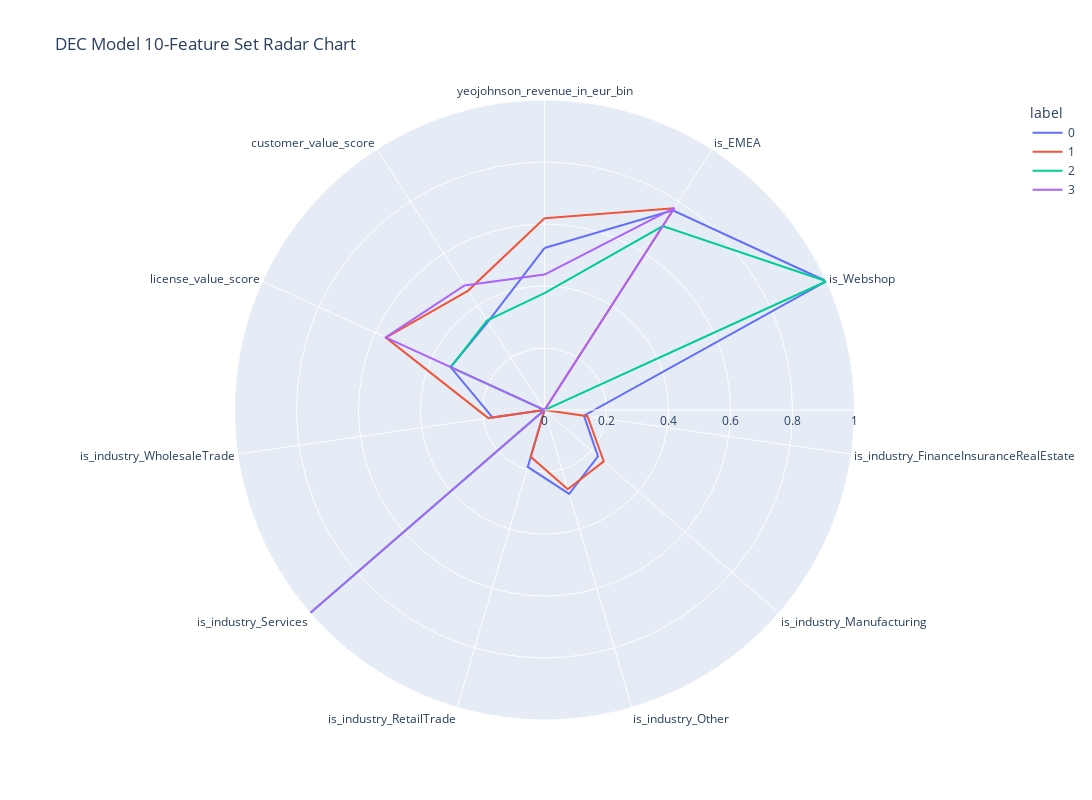

Notebook code for this chart:
### Code cell
clusters=pd.DataFrame(features, columns=features_df.columns)
clusters['label']=kmeans.labels_
polar=clusters.groupby("label").mean().reset_index()
polar=pd.melt(polar,id_vars=["label"])
fig = px.line_polar(polar, r="value", theta="variable", color="label", 
                    line_close=True,
                    height=800,
                    width=1200, 
                    title="DEC Model 10-Feature Set Radar Chart")
fig.show()

### Figure 1 — Plotly figure (JSON) as saved in the notebook; plotly's stock layout.template omitted (floating-point values rounded to 4 significant figures)
{"data": [{"hovertemplate": "label=0<br>value=%{r}<br>variable=%{theta}<extra></extra>", "legendgroup": "0", "line": {"color": "#636efa", "dash": "solid"}, "marker": {"symbol": "circle"}, "mode": "lines", "name": "0", "r": [0.5224, 0.7654, 1, 0.1286, 0.2282, 0.2821, 0.1915, 0, 0.1696, 0.3331, 0.3377, 0.5224], "showlegend": true, "subplot": "polar", "theta": ["yeojohnson_revenue_in_eur_bin", "is_EMEA", "is_Webshop", "is_industry_FinanceInsuranceRealEstate", "is_industry_Manufacturing", "is_industry_Other", "is_industry_RetailTrade", "is_industry_Services", "is_industry_WholesaleTrade", "license_value_score", "customer_value_score", "yeojohnson_revenue_in_eur_bin"], "type": "scatterpolar"}, {"hovertemplate": "label=1<br>value=%{r}<br>variable=%{theta}<extra></extra>", "legendgroup": "1", "line": {"color": "#EF553B", "dash": "solid"}, "marker": {"symbol": "circle"}, "mode": "lines", "name": "1", "r": [0.6187, 0.7737, 0, 0.1399, 0.2529, 0.2667, 0.1573, 0, 0.1832, 0.5626, 0.457, 0.6187], "showlegend": true, "subplot": "polar", "theta": ["yeojohnson_revenue_in_eur_bin", "is_EMEA", "is_Webshop", "is_industry_FinanceInsuranceRealEstate", "is_industry_Manufacturing", "is_industry_Other", "is_industry_RetailTrade", "is_industry_Services", "is_industry_WholesaleTrade", "license_value_score", "customer_value_score", "yeojohnson_revenue_in_eur_bin"], "type": "scatterpolar"}, {"hovertemplate": "label=2<br>value=%{r}<br>variable=%{theta}<extra></extra>", "legendgroup": "2", "line": {"color": "#00cc96", "dash": "solid"}, "marker": {"symbol": "circle"}, "mode": "lines", "name": "2", "r": [0.3768, 0.7052, 1, 0, 0, 0, 0, 1, 0, 0.3324, 0.3431, 0.3768], "showlegend": true, "subplot": "polar", "theta": ["yeojohnson_revenue_in_eur_bin", "is_EMEA", "is_Webshop", "is_industry_FinanceInsuranceRealEstate", "is_industry_Manufacturing", "is_industry_Other", "is_industry_RetailTrade", "is_industry_Services", "is_industry_WholesaleTrade", "license_value_score", "customer_value_score", "yeojohnson_revenue_in_eur_bin"], "type": "scatterpolar"}, {"hovertemplate": "label=3<br>value=%{r}<br>variable=%{theta}<extra></extra>", "legendgroup": "3", "line": {"color": "#ab63fa", "dash": "solid"}, "marker": {"symbol": "circle"}, "mode": "lines", "name": "3", "r": [0.4368, 0.7749, 0, 0, 0, 0, 0, 1, 0, 0.5633, 0.4773, 0.4368], "showlegend": true, "subplot": "polar", "theta": ["yeojohnson_revenue_in_eur_bin", "is_EMEA", "is_Webshop", "is_industry_FinanceInsuranceRealEstate", "is_industry_Manufacturing", "is_industry_Other", "is_industry_RetailTrade", "is_industry_Services", "is_industry_WholesaleTrade", "license_value_score", "customer_value_score", "yeojohnson_revenue_in_eur_bin"], "type": "scatterpolar"}], "layout": {"height": 800, "legend": {"title": {"text": "label"}, "tracegroupgap": 0}, "polar": {"angularaxis": {"direction": "clockwise", "rotation": 90}, "domain": {"x": [0, 1], "y": [0, 1]}}, "title": {"text": "DEC Model 10-Feature Set Radar Chart"}, "width": 1200}}
